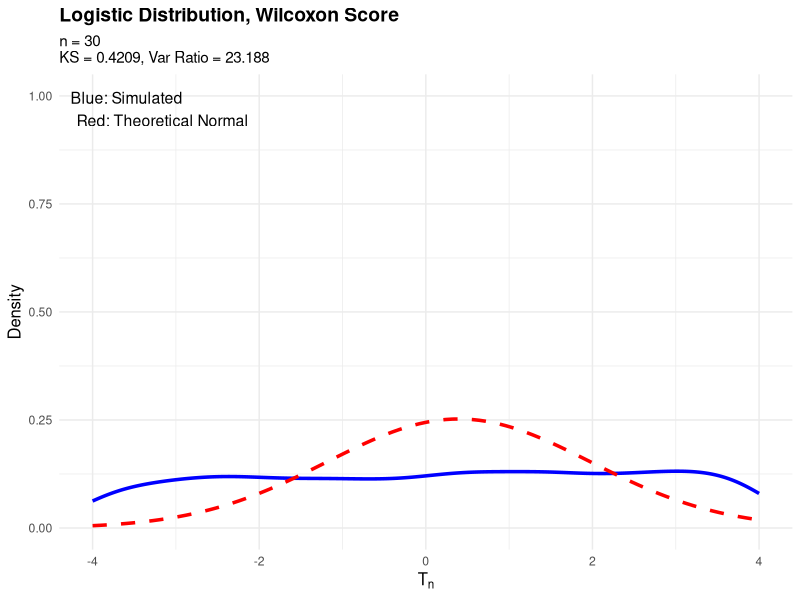
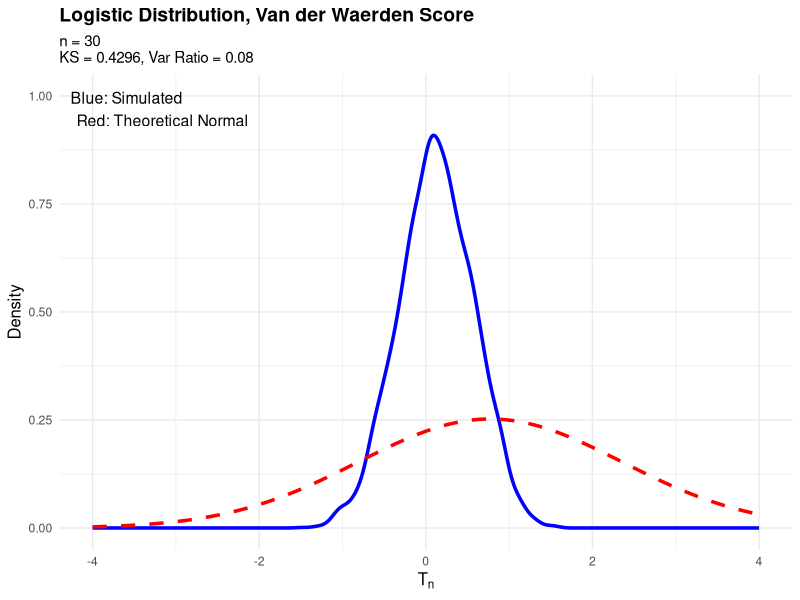
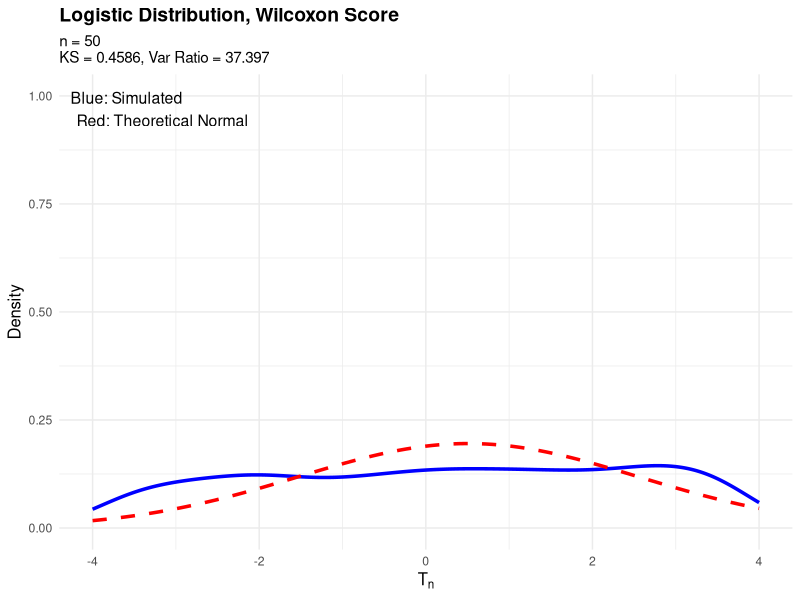
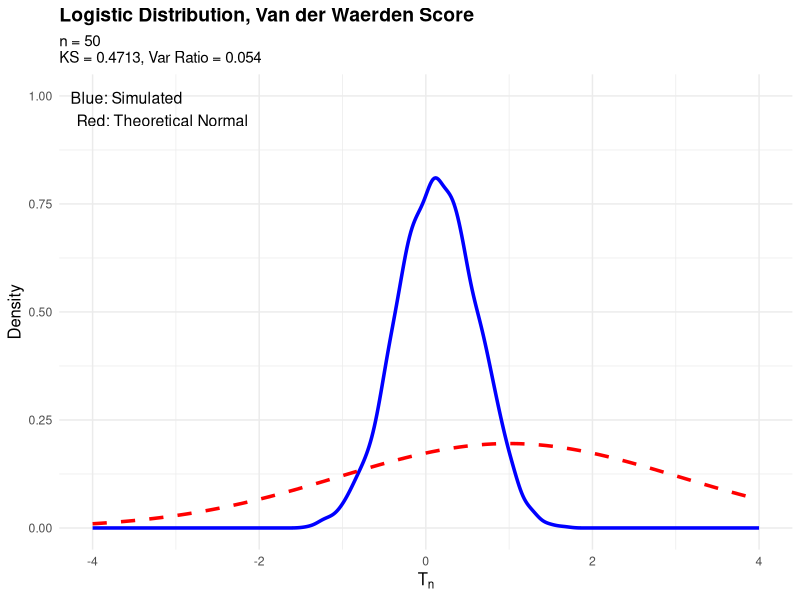
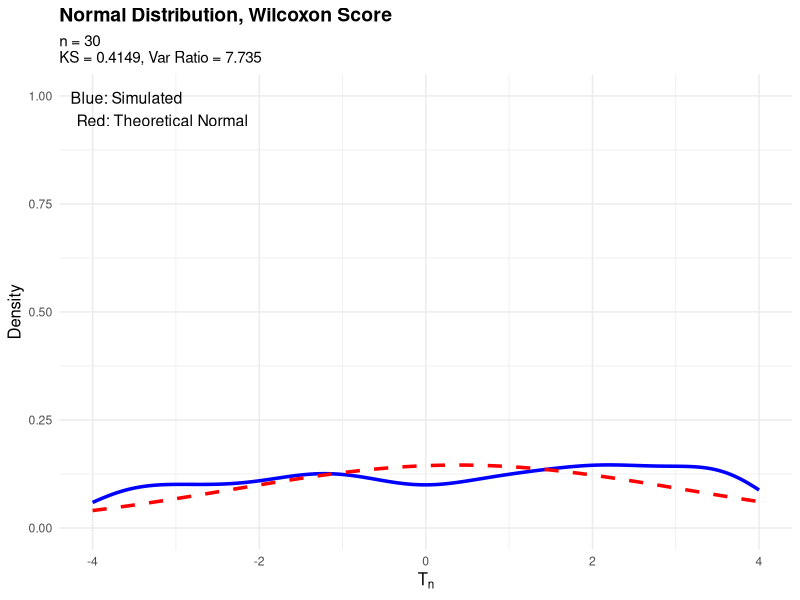

These charts were generated, in order, by the following R code:
# ============================================================================
# Le Cam's Lemma Validation - Two-Sample Rank Tests
# ============================================================================

# Load libraries
library(ggplot2)
library(dplyr)
library(tidyverse)

# ============================================================================
# PART 1: THEORETICAL PARAMETERS
# ============================================================================

# Standardized g0 values
g0_wilcoxon_normal <- (1 / (2 * sqrt(pi))) 
g0_wilcoxon_logistic <- (1 / 6) * sqrt(3)               # 0.2887
g0_vdw_normal <- 1                                      # 1.0000
g0_vdw_logistic <- 1 / sqrt(pi)                         # 0.5642

# sigma2_psi
sigma2_psi_normal <- 1
sigma2_psi_logistic <- 1/3

# Function to compute theoretical parameters
compute_params <- function(n, dist, score) {
  
  if (dist == "normal" && score == "wilcoxon") {
    g0 <- g0_wilcoxon_normal
    sigma2_psi <- sigma2_psi_normal
  } else if (dist == "logistic" && score == "wilcoxon") {
    g0 <- g0_wilcoxon_logistic
    sigma2_psi <- sigma2_psi_logistic
  } else if (dist == "normal" && score == "vdw") {
    g0 <- g0_vdw_normal
    sigma2_psi <- sigma2_psi_normal
  } else if (dist == "logistic" && score == "vdw") {
    g0 <- g0_vdw_logistic
    sigma2_psi <- sigma2_psi_logistic
  }
  
  n1 <- n / 2
  n2 <- n / 2
  theta_n <- 1 / sqrt(n)
  
  # Theoretical mean and variance under alternative
  # Note: The 1/sqrt(n) is already in the test statistic!
  mu_n <- theta_n * (n1 * n2 / n) * g0
  sigma2_n <- (n1 * n2 / n) * sigma2_psi
  sigma_n <- sqrt(sigma2_n)
  
  return(list(
    mu_n = mu_n, 
    sigma_n = sigma_n, 
    sigma2_n = sigma2_n,
    theta_n = theta_n, 
    g0 = g0, 
    sigma2_psi = sigma2_psi,
    n1 = n1, 
    n2 = n2,
    n = n,
    dist = dist,
    score = score
  ))
}

# ============================================================================
# PART 2: SIMULATION FUNCTIONS (CORRECTED!)
# ============================================================================

generate_data <- function(n1, n2, dist, theta_n) {
  if (dist == "normal") {
    X <- rnorm(n1, 0, 1)
    Y <- rnorm(n2, theta_n, 1)
  } else if (dist == "logistic") {
    X <- rlogis(n1, 0, 1)
    Y <- rlogis(n2, theta_n, 1)
  }
  return(c(X, Y))
}

compute_T <- function(pooled, n1, n2, score) {
  n <- n1 + n2
  ranks <- rank(pooled, ties.method = "average")
  
  if (score == "wilcoxon") {
    # STANDARDIZED Wilcoxon: sqrt(3) * ranks
    scores <- sqrt(3) * ranks
  } else if (score == "vdw") {
    # Van der Waerden: already standardized
    scores <- qnorm(ranks / (n + 1))
  }
  
  c <- c(rep(0, n1), rep(1, n2))
  c_bar <- mean(c)
  
  # CRITICAL: Divide by sqrt(n) to match asymptotic theory
  T_n <- (1 / sqrt(n)) * sum((c - c_bar) * scores)
  #T_n <- (1 / sqrt(n)) * sum(c  * scores)
  return(T_n)
}

# ============================================================================
# PART 3: RUN SIMULATION
# ============================================================================

run_simulation <- function(n, dist, score, M = 10000, verbose = TRUE) {
  
  params <- compute_params(n, dist, score)
  
  if (verbose) {
    dist_name <- tools::toTitleCase(dist)
    score_name <- ifelse(score == "wilcoxon", "Wilcoxon", "Van der Waerden")
    cat(sprintf("Running: %s, %s, n = %d\n", dist_name, score_name, n))
  }
  
  set.seed(123 + n + 100 * (dist == "logistic") + 1000 * (score == "vdw"))
  
  T_stats <- numeric(M)
  for (r in 1:M) {
    pooled <- generate_data(params$n1, params$n2, dist, params$theta_n)
    T_stats[r] <- compute_T(pooled, params$n1, params$n2, score)
  }
  
  # Empirical moments
  T_mean <- mean(T_stats)
  T_var <- var(T_stats)
  T_sd <- sd(T_stats)
  
  # KS distance
  F_emp <- ecdf(T_stats)
  F_theory <- function(x) pnorm(x, mean = params$mu_n, sd = params$sigma_n)
  ks_values <- sapply(T_stats, function(x) abs(F_emp(x) - F_theory(x)))
  ks <- max(ks_values)
  
  if (verbose) {
    cat(sprintf("  mu_theory = %.4f, mu_emp = %.4f\n", params$mu_n, T_mean))
    cat(sprintf("  sigma_theory = %.4f, sigma_emp = %.4f\n", params$sigma_n, T_sd))
    cat(sprintf("  KS = %.4f\n", ks))
    cat(sprintf("  Var Ratio = %.4f\n", T_var / params$sigma2_n))
  }
  
  return(list(
    T_stats = T_stats,
    mu_n = params$mu_n,
    sigma_n = params$sigma_n,
    sigma2_n = params$sigma2_n,
    T_mean = T_mean,
    T_var = T_var,
    T_sd = T_sd,
    ks = ks,
    n = n,
    dist = dist,
    score = score,
    M = M
  ))
}

# ============================================================================
# PART 4: DENSITY PLOT
# ============================================================================

plot_density <- function(n, dist, score, M = 10000) {
  
  result <- run_simulation(n, dist, score, M, verbose = TRUE)
  
  df <- data.frame(T = result$T_stats)
  
  dist_name <- tools::toTitleCase(result$dist)
  score_name <- ifelse(result$score == "wilcoxon", "Wilcoxon", "Van der Waerden")
  
  p <- ggplot(df, aes(x = T)) +
    geom_density(color = "blue", size = 1.2, kernel = "gaussian") +
    stat_function(
      fun = dnorm, 
      args = list(mean = result$mu_n, sd = result$sigma_n),
      color = "red", size = 1.2, linetype = "dashed"
    ) +
    xlim(-4,4) + 
    ylim(0,1) +
    labs(
      title = paste(dist_name, "Distribution,", score_name, "Score"),
      subtitle = paste0(
        "n = ", result$n,
        "\nKS = ", round(result$ks, 4),
        ", Var Ratio = ", round(result$T_var / result$sigma2_n, 3)
      ),
      x = expression(T[n]),
      y = "Density"
    ) +
    annotate(
      "text", 
      x = -Inf, 
      y = Inf, 
      label = "Blue: Simulated\nRed: Theoretical Normal",
      hjust = -0.1, 
      vjust = 1.5, 
      size = 4
    ) +
    theme_minimal() +
    theme(
      plot.title = element_text(size = 14, face = "bold"),
      plot.subtitle = element_text(size = 11),
      axis.title = element_text(size = 12)
    )
  
  return(p)
}

# ============================================================================
# PART 5: COMPARISON PLOT
# ============================================================================
# 
# plot_comparison <- function(n, dist, M = 10000) {
#   
#   dist_name <- tools::toTitleCase(dist)
#   
#   cat("\n========================================\n")
#   cat(dist_name, "COMPARISON at n =", n, "\n")
#   cat("========================================\n")
#   
#   result_w <- run_simulation(n, dist, "wilcoxon", M, verbose = TRUE)
#   result_v <- run_simulation(n, dist, "vdw", M, verbose = TRUE)
#   
#   df_w <- data.frame(T = result_w$T_stats, Score = "Wilcoxon")
#   df_v <- data.frame(T = result_v$T_stats, Score = "Van der Waerden")
#   df_all <- rbind(df_w, df_v)
#   
#   p <- ggplot(df_all, aes(x = T, color = Score, fill = Score)) +
#     geom_density(alpha = 0.3, size = 1.2, kernel = "gaussian") +
#     stat_function(
#       fun = dnorm, 
#       args = list(mean = result_w$mu_n, sd = result_w$sigma_n),
#       color = "blue", size = 0.8, linetype = "dashed"
#     ) +
#     stat_function(
#       fun = dnorm, 
#       args = list(mean = result_v$mu_n, sd = result_v$sigma_n),
#       color = "red", size = 0.8, linetype = "dashed"
#     ) +
#     xlim(-2,2) + 
#     ylim(0,1) +
#     labs(
#       title = paste(dist_name, "Distribution - Comparison at n =", n),
#       subtitle = paste0(
#         "Wilcoxon KS = ", round(result_w$ks, 4), 
#         ", VdW KS = ", round(result_v$ks, 4)
#       ),
#       x = expression(T[n]),
#       y = "Density"
#     ) +
#     scale_color_manual(values = c("Wilcoxon" = "blue", "Van der Waerden" = "red")) +
#     scale_fill_manual(values = c("Wilcoxon" = "blue", "Van der Waerden" = "red")) +
#     theme_minimal() +
#     theme(
#       plot.title = element_text(size = 14, face = "bold"),
#       plot.subtitle = element_text(size = 12),
#       axis.title = element_text(size = 12),
#       legend.position = "bottom"
#     )
#   
#   cat("\n========================================\n")
#   cat("FINAL SUMMARY\n")
#   cat("========================================\n")
#   cat(sprintf("Wilcoxon KS:     %.4f (Var Ratio = %.3f)\n", 
#               result_w$ks, result_w$T_var / result_w$sigma2_n))
#   cat(sprintf("Van der Waerden KS: %.4f (Var Ratio = %.3f)\n", 
#               result_v$ks, result_v$T_var / result_v$sigma2_n))
#   
#   if (result_w$ks < result_v$ks) {
#     cat("\n✓ Wilcoxon performs BETTER for", dist_name, "\n")
#   } else {
#     cat("\n✓ Van der Waerden performs BETTER for", dist_name, "\n")
#   }
#   cat("========================================\n\n")
#   
#   return(p)
# }

# ============================================================================
# RUN THE SIMULATIONS
# ============================================================================

cat("\n")
cat("========================================\n")
cat("RUNNING CORRECTED SIMULATIONS\n")
cat("========================================\n\n")

# Test one scenario first
plot_density(n = 30, dist = "logistic", score = "wilcoxon", M = 5000)
plot_density(n = 30, dist = "logistic", score = "vdw", M = 5000)

plot_density(n = 50, dist = "logistic", score = "wilcoxon", M = 5000)
plot_density(n = 50, dist = "logistic", score = "vdw", M = 5000)


plot_density(n = 30, dist = "normal", score = "wilcoxon", M = 5000)


# 
# 
# 
# 
# # Then compare
# plot_comparison(n = 30, dist = "logistic", M = 5000)
# plot_comparison(n = 100, dist = "logistic", M = 5000)
# plot_comparison(n = 30, dist = "normal", M = 5000)
# plot_comparison(n = 100, dist = "normal", M = 5000)
# 
# # ============================================================================
# # END OF SCRIPT
# # ============================================================================
